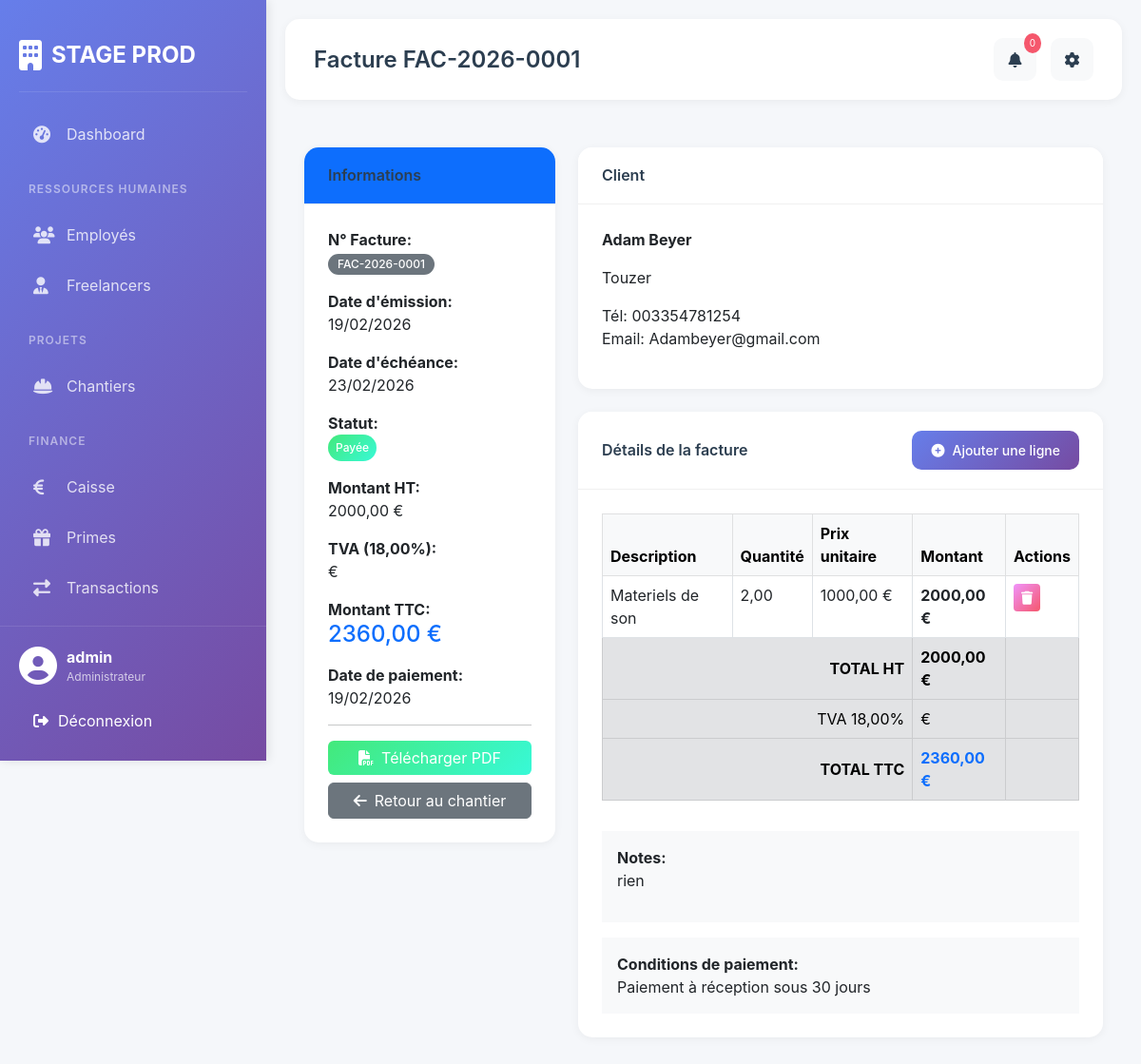
/factures/1/ (signed in), run on the app's committed database.
### gestion/models.py (models this page shows, shortened)
class Facture(models.Model):
    STATUT_CHOICES = [
        ('BROUILLON', 'Brouillon'),
        ('ENVOYEE', 'Envoyée'),
        ('PAYEE', 'Payée'),
        ('EN_RETARD', 'En retard'),
        ('ANNULEE', 'Annulée'),
    ]
    MODE_PAIEMENT_CHOICES = [
        ('ESPECES', 'Espèces'),
        ('CHEQUE', 'Chèque'),
        ('VIREMENT', 'Virement bancaire'),
        ('CARTE', 'Carte bancaire'),
        ('AUTRE', 'Autre'),
    ]
    numero_facture = models.CharField(max_length=50, unique=True, blank=True)
    chantier = models.ForeignKey(Chantier, on_delete=models.CASCADE, related_name='factures')
    date_emission = models.DateField(auto_now_add=True)  # ← Ce champ est automatique
    date_echeance = models.DateField()
    date_paiement = models.DateField(null=True, blank=True)
    montant_ht = models.DecimalField(max_digits=12, decimal_places=2)
    tva = models.DecimalField(max_digits=5, decimal_places=2, default=20.0)
    montant_ttc = models.DecimalField(max_digits=12, decimal_places=2, blank=True, null=True)
    statut = models.CharField(max_length=20, choices=STATUT_CHOICES, default='BROUILLON')
    mode_paiement = models.CharField(max_length=20, choices=MODE_PAIEMENT_CHOICES, null=True, blank=True)
    client_nom = models.CharField(max_length=200)
    client_adresse = models.TextField()
    client_telephone = models.CharField(max_length=20)
    client_email = models.EmailField()
    societe_nom = models.CharField(max_length=200, default="STAGE PROD")
    societe_adresse = models.TextField(default="123 Rue de l'Entreprise, 75000 Paris")
    societe_telephone = models.CharField(max_length=20, default="01 23 45 67 89")
    societe_email = models.EmailField(default="contact@stageprod.fr")
    societe_siret = models.CharField(max_length=20, default="123 456 789 00012")
    fichier_pdf = models.FileField(upload_to='factures/', blank=True, null=True)
    notes = models.TextField(blank=True, null=True)
    conditions = models.TextField(default="Paiement à réception sous 30 jours")
    created_at = models.DateTimeField(auto_now_add=True)
    updated_at = models.DateTimeField(auto_now=True)
    class Meta:
        ordering = ['-date_emission']
    @property
    def jours_retard(self):
        from datetime import date
        if self.statut == 'PAYEE':
            return 0
        today = date.today()
        if today > self.date_echeance:
            return (today - self.date_echeance).days
        return 0
    @property
    def statut_couleur(self):
        couleurs = {
            'BROUILLON': 'secondary',
            'ENVOYEE': 'info',
            'PAYEE': 'success',
            'EN_RETARD': 'danger',
            'ANNULEE': 'dark',
        }
        return couleurs.get(self.statut, 'secondary')

class LigneFacture(models.Model):
    facture = models.ForeignKey(Facture, on_delete=models.CASCADE, related_name='lignes')
    description = models.CharField(max_length=255)
    quantite = models.DecimalField(max_digits=10, decimal_places=2, default=1)
    prix_unitaire = models.DecimalField(max_digits=10, decimal_places=2)
    montant = models.DecimalField(max_digits=10, decimal_places=2)

### gestion/views.py (the view)
# urls.py: path('factures/<int:pk>/', views.detail_facture, name='detail_facture'),
@login_required
def detail_facture(request, pk):
    facture = get_object_or_404(Facture, pk=pk)
    context = {
        'facture': facture,
        'chantier': facture.chantier,
    }
    return render(request, 'chantiers/detail_facture.html', context)

### templates/chantiers/detail_facture.html (shortened to what this page needs)
{% extends 'base.html' %}
{% block page_title %}Facture {{ facture.numero_facture }}{% endblock %}
{% block content %}
<div class="row">
    <div class="col-md-4 mb-4">
        <div class="card">
            <div class="card-header bg-primary text-white">
                <h5 class="mb-0">Informations</h5>
            </div>
            <div class="card-body">
                <p>
                    <strong>N° Facture:</strong><br>
                    <span class="badge bg-secondary">{{ facture.numero_facture }}</span>
                </p>
                <p>
                    <strong>Date d'émission:</strong><br>
                    {{ facture.date_emission|date:"d/m/Y" }}
                </p>
                <p>
                    <strong>Date d'échéance:</strong><br>
                    {{ facture.date_echeance|date:"d/m/Y" }}
                </p>
                <p>
                    <strong>Statut:</strong><br>
                    <span class="badge bg-{{ facture.statut_couleur }} p-2">
                        {{ facture.get_statut_display }}
                    </span>
                </p>
                <p>
                    <strong>Montant HT:</strong><br>
                    {{ facture.montant_ht }} €
                </p>
                <p>
                    <strong>TVA ({{ facture.tva }}%):</strong><br>
                    {{ facture.montant_ttc|add:"-"|add:facture.montant_ht }} €
                </p>
                <p>
                    <strong>Montant TTC:</strong><br>
                    <span class="h4 text-primary">{{ facture.montant_ttc }} €</span>
                </p>
                {% if facture.date_paiement %}
                <p>
                    <strong>Date de paiement:</strong><br>
                    {{ facture.date_paiement|date:"d/m/Y" }}
                </p>
                {% endif %}
                <hr>
                <div class="d-grid gap-2">
                    <a href="{% url 'generer_pdf_facture' facture.pk %}" class="btn btn-success">
                        <i class="fas fa-file-pdf me-2"></i>Télécharger PDF
                    </a>
                    <a href="{% url 'detail_chantier' chantier.pk %}" class="btn btn-secondary">
                        <i class="fas fa-arrow-left me-2"></i>Retour au chantier
                    </a>
                </div>
            </div>
        </div>
    </div>
    <div class="col-md-8 mb-4">
        <div class="card mb-4">
            <div class="card-header">
                <h5 class="mb-0">Client</h5>
            </div>
            <div class="card-body">
                <p><strong>{{ facture.client_nom }}</strong></p>
                <p>{{ facture.client_adresse|linebreaks }}</p>
                <p>Tél: {{ facture.client_telephone }}<br>Email: {{ facture.client_email }}</p>
            </div>
        </div>
        <div class="card">
            <div class="card-header d-flex justify-content-between align-items-center">
                <h5 class="mb-0">Détails de la facture</h5>
                <a href="{% url 'ajouter_ligne_facture' facture.pk %}" class="btn btn-primary btn-sm">
                    <i class="fas fa-plus-circle me-2"></i>Ajouter une ligne
                </a>
            </div>
            <div class="card-body">
                <div class="table-responsive">
                    <table class="table table-bordered">
                        <thead class="table-light">
                            <tr>
                                <th>Description</th>
                                <th>Quantité</th>
                                <th>Prix unitaire</th>
                                <th>Montant</th>
                                <th>Actions</th>
                            </tr>
                        </thead>
                        <tbody>
                            {% for ligne in facture.lignes.all %}
                            <tr>
                                <td>{{ ligne.description }}</td>
                                <td>{{ ligne.quantite }}</td>
                                <td>{{ ligne.prix_unitaire }} €</td>
                                <td class="fw-bold">{{ ligne.montant }} €</td>
                                <td>
                                    <a href="{% url 'supprimer_ligne_facture' ligne.pk %}"
                                       class="btn btn-sm btn-danger"
                                       onclick="return confirm('Supprimer cette ligne ?')">
                                        <i class="fas fa-trash"></i>
                                    </a>
                                </td>
                            </tr>
                            {% endfor %}
                        </tbody>
                        <tfoot class="table-secondary">
                            <tr>
                                <td colspan="3" class="text-end"><strong>TOTAL HT</strong></td>
                                <td><strong>{{ facture.montant_ht }} €</strong></td>
                                <td></td>
                            </tr>
                            <tr>
                                <td colspan="3" class="text-end">TVA {{ facture.tva }}%</td>
                                <td>{{ facture.montant_ttc|add:"-"|add:facture.montant_ht }} €</td>
                                <td></td>
                            </tr>
                            <tr>
                                <td colspan="3" class="text-end"><strong>TOTAL TTC</strong></td>
                                <td><strong class="text-primary">{{ facture.montant_ttc }} €</strong></td>
                                <td></td>
                            </tr>
                        </tfoot>
                    </table>
                </div>
                {% if facture.notes %}
                <div class="mt-3 p-3 bg-light">
                    <strong>Notes:</strong><br>
                    {{ facture.notes|linebreaks }}
                </div>
                {% endif %}
                <div class="mt-3 p-3 bg-light">
                    <strong>Conditions de paiement:</strong><br>
                    {{ facture.conditions }}
                </div>
            </div>
        </div>
    </div>
</div>
{% endblock %}

### templates/base.html (shortened to what this page needs)
<!doctype html>
<html lang="fr">
  <head>
    <link
      href="https://cdn.jsdelivr.net/npm/bootstrap@5.3.0/dist/css/bootstrap.min.css"
      rel="stylesheet"
    />
    <link
      rel="stylesheet"
      href="https://cdnjs.cloudflare.com/ajax/libs/font-awesome/6.4.0/css/all.min.css"
    />
    {% load static %}
    <link rel="stylesheet" href="{% static 'css/style.css' %}" />
  </head>
  <body>
    <div class="sidebar">
      <div class="sidebar-brand">
        <i class="fas fa-building"></i>
        <span>STAGE PROD</span>
      </div>
      <div class="sidebar-menu">
        <div
          class="menu-item {% if request.resolver_match.url_name == 'dashboard' %}active{% endif %}"
        >
          <a href="{% url 'dashboard' %}">
            <i class="fas fa-tachometer-alt"></i>
            <span>Dashboard</span>
          </a>
        </div>
        <div class="menu-divider">Ressources Humaines</div>
        <div class="menu-item">
          <a href="{% url 'liste_employes' %}">
            <i class="fas fa-users"></i>
            <span>Employés</span>
          </a>
        </div>
        <div class="menu-item">
          <a href="{% url 'liste_freelancers' %}">
            <i class="fas fa-user-tie"></i>
            <span>Freelancers</span>
          </a>
        </div>
        <div class="menu-divider">Projets</div>
        <div class="menu-item">
          <a href="{% url 'liste_chantiers' %}">
            <i class="fas fa-hard-hat"></i>
            <span>Chantiers</span>
          </a>
        </div>
        <div class="menu-divider">Finance</div>
        <div class="menu-item">
          <a href="{% url 'finance_dashboard' %}">
            <i class="fas fa-euro-sign"></i>
            <span>Caisse</span>
          </a>
        </div>
        <div class="menu-item">
          <a href="{% url 'liste_primes' %}">
            <i class="fas fa-gift"></i>
            <span>Primes</span>
          </a>
        </div>
        <div class="menu-item">
          <a href="{% url 'liste_transactions' %}">
            <i class="fas fa-exchange-alt"></i>
            <span>Transactions</span>
          </a>
        </div>
      </div>
      <div class="sidebar-footer">
        <div class="user-info">
          <i class="fas fa-user-circle"></i>
          <div>
            <strong>{{ user.username }}</strong>
            <small>Administrateur</small>
          </div>
        </div>
        <form method="post" action="{% url 'logout' %}" style="display: inline">
          <button
            type="submit"
            class="logout-btn"
            style="
              width: 100%;
              border: none;
              background: none;
              padding: 10px 15px;
              color: white;
              text-align: left;
              cursor: pointer;
            "
          >
            <i class="fas fa-sign-out-alt"></i>
            Déconnexion
          </button>
        </form>
      </div>
    </div>
    <div class="main-content">
      <div class="top-header">
        <div class="header-title">
          {% block page_title %}Dashboard{% endblock %}
        </div>
        <div class="header-actions">
          <div class="dropdown">
            <button
              class="btn btn-light position-relative"
              type="button"
              id="notificationDropdown"
              data-bs-toggle="dropdown"
              aria-expanded="false"
            >
              <i class="fas fa-bell"></i>
              <span class="notification-badge" id="notificationCount">0</span>
            </button>
          </div>
          <div class="dropdown">
            <button
              class="btn btn-light"
              type="button"
              id="settingsDropdown"
              data-bs-toggle="dropdown"
              aria-expanded="false"
            >
              <i class="fas fa-cog"></i>
            </button>
          </div>
        </div>
      </div>
      <div class="content">{% block content %}{% endblock %}</div>
    </div>
  </body>
</html>

### data on the page
Facture: numero_facture "FAC-2026-0001", date_emission "19/02/2026", date_echeance "23/02/2026", statut "Payée", montant_ht "2000,00", tva "18,00", montant_ttc "2360,00", date_paiement "19/02/2026", client_nom "Adam Beyer", client_adresse "Touzer", client_telephone "003354781254", client_email "Adambeyer@gmail.com", notes "rien", conditions "Paiement à réception sous 30 jours"
LigneFacture: description "Materiels de son", quantite "2,00", prix_unitaire "1000,00", montant "2000,00"

### other printed values
{{ user.username }} "admin"
